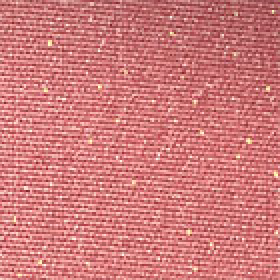
#> input picture image/blusher/nars/n12.jpg, 140 x 140 px (shown 2 times larger)
$ python lip.py
#> lines starting #> are read from the running program, lines starting #| are printed output that depends on the picture
import cv2
import numpy
import matplotlib

image = cv2.imread("nars/n12.jpg")
#> image is the input picture: shape (140, 140, 3); mean B, G, R 121.9, 122.1, 207.2
cols, rows=image.shape[:2]
#> cols = 140; rows = 140

b,g,r = cv2.split(image)       # get b,g,r
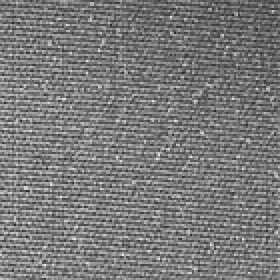
#> b: shape (140, 140) (shown 2 times larger); min 35, max 236, mean 121.9
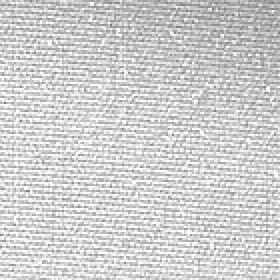
#> r: shape (140, 140) (shown 2 times larger); min 118, max 255, mean 207.2
rgb_img = cv2.merge([r,g,b])
colrow=cols*rows
#> colrow = 19600
B=int(numpy.mean(b))
#> B = 121
G=int(numpy.mean(g))
#> G = 122
R=int(numpy.mean(r))
#> R = 207

print (R,G,B)
#| 207 122 121

$ run again, with image/blusher/nars/n1.jpg copied over image/blusher/nars/n12.jpg
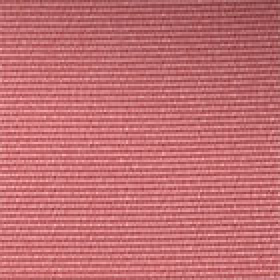
#> input picture image/blusher/nars/n1.jpg, 140 x 140 px (shown 2 times larger)
#> image is the input picture: shape (140, 140, 3); mean B, G, R 113.3, 110.2, 194.9
#> `b,g,r = cv2.split(image)`:
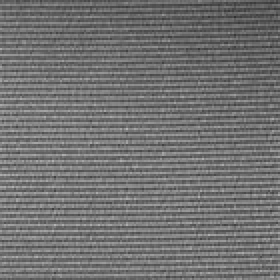
#> b: shape (140, 140) (shown 2 times larger); min 49, max 181, mean 113.3
#> `b,g,r = cv2.split(image)`:
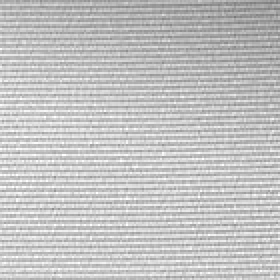
#> r: shape (140, 140) (shown 2 times larger); min 121, max 255, mean 194.9
#> B = 113
#> G = 110
#> R = 194
#| 194 110 113

$ run again, with image/blusher/nars/n10.jpg copied over image/blusher/nars/n12.jpg
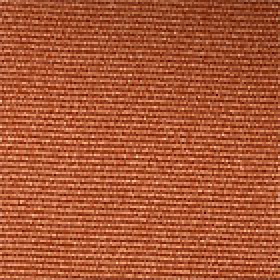
#> input picture image/blusher/nars/n10.jpg, 140 x 140 px (shown 2 times larger)
#> image is the input picture: shape (140, 140, 3); mean B, G, R 52.6, 86.9, 171.6
#> `b,g,r = cv2.split(image)`:
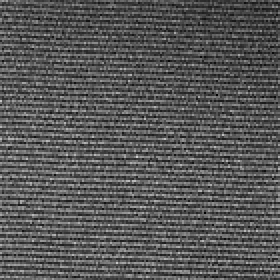
#> g: shape (140, 140) (shown 2 times larger); min 0, max 207, mean 86.9
#> `b,g,r = cv2.split(image)`:
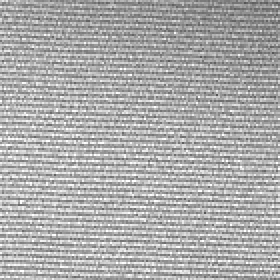
#> r: shape (140, 140) (shown 2 times larger); min 84, max 255, mean 171.6
#> B = 52
#> G = 86
#> R = 171
#| 171 86 52
